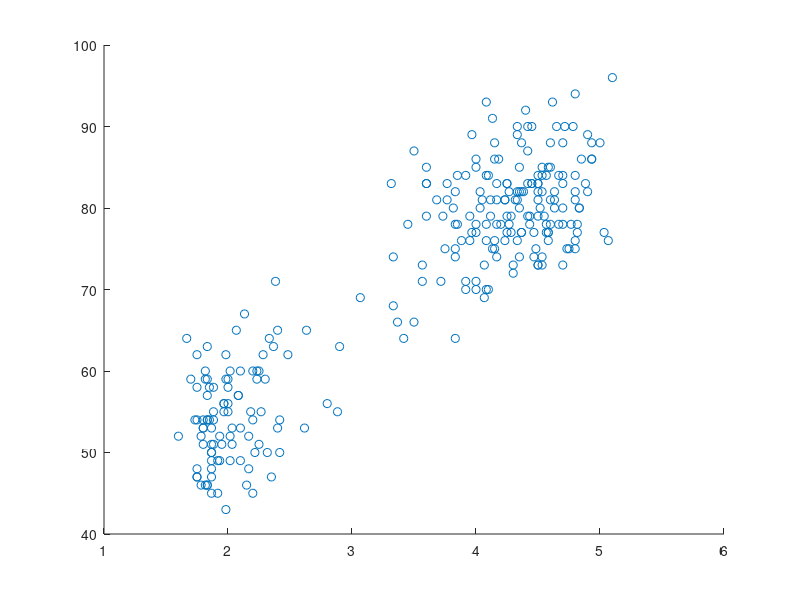

The MATLAB source for this figure:
x = [3.6, 1.8, 3.333, 2.283, 4.533, 2.883, 4.7, 3.6, 1.95, 4.35, 1.833, 3.917, 4.2, 1.75, 4.7, 2.167, 1.75, 4.8, 1.6, 4.25, 1.8, 1.75, 3.45, 3.067, 4.533, 3.6, 1.967, 4.083, 3.85, 4.433, 4.3, 4.467, 3.367, 4.033, 3.833, 2.017, 1.867, 4.833, 1.833, 4.783, 4.35, 1.883, 4.567, 1.75, 4.533, 3.317, 3.833, 2.1, 4.633, 2.0, 4.8, 4.716, 1.833, 4.833, 1.733, 4.883, 3.717, 1.667, 4.567, 4.317, 2.233, 4.5, 1.75, 4.8, 1.817, 4.4, 4.167, 4.7, 2.067, 4.7, 4.033, 1.967, 4.5, 4.0, 1.983, 5.067, 2.017, 4.567, 3.883, 3.6, 4.133, 4.333, 4.1, 2.633, 4.067, 4.933, 3.95, 4.517, 2.167, 4.0, 2.2, 4.333, 1.867, 4.817, 1.833, 4.3, 4.667, 3.75, 1.867, 4.9, 2.483, 4.367, 2.1, 4.5, 4.05, 1.867, 4.7, 1.783, 4.85, 3.683, 4.733, 2.3, 4.9, 4.417, 1.7, 4.633, 2.317, 4.6, 1.817, 4.417, 2.617, 4.067, 4.25, 1.967, 4.6, 3.767, 1.917, 4.5, 2.267, 4.65, 1.867, 4.167, 2.8, 4.333, 1.833, 4.383, 1.883, 4.933, 2.033, 3.733, 4.233, 2.233, 4.533, 4.817, 4.333, 1.983, 4.633, 2.017, 5.1, 1.8, 5.033, 4.0, 2.4, 4.6, 3.567, 4.0, 4.5, 4.083, 1.8, 3.967, 2.2, 4.15, 2.0, 3.833, 3.5, 4.583, 2.367, 5.0, 1.933, 4.617, 1.917, 2.083, 4.583, 3.333, 4.167, 4.333, 4.5, 2.417, 4.0, 4.167, 1.883, 4.583, 4.25, 3.767, 2.033, 4.433, 4.083, 1.833, 4.417, 2.183, 4.8, 1.833, 4.8, 4.1, 3.966, 4.233, 3.5, 4.366, 2.25, 4.667, 2.1, 4.35, 4.133, 1.867, 4.6, 1.783, 4.367, 3.85, 1.933, 4.5, 2.383, 4.7, 1.867, 3.833, 3.417, 4.233, 2.4, 4.8, 2.0, 4.15, 1.867, 4.267, 1.75, 4.483, 4.0, 4.117, 4.083, 4.267, 3.917, 4.55, 4.083, 2.417, 4.183, 2.217, 4.45, 1.883, 1.85, 4.283, 3.95, 2.333, 4.15, 2.35, 4.933, 2.9, 4.583, 3.833, 2.083, 4.367, 2.133, 4.35, 2.2, 4.45, 3.567, 4.5, 4.15, 3.817, 3.917, 4.45, 2.0, 4.283, 4.767, 4.533, 1.85, 4.25, 1.983, 2.25, 4.75, 4.117, 2.15, 4.417, 1.817, 4.467];
y = [79.0, 54.0, 74.0, 62.0, 85.0, 55.0, 88.0, 85.0, 51.0, 85.0, 54.0, 84.0, 78.0, 47.0, 83.0, 52.0, 62.0, 84.0, 52.0, 79.0, 51.0, 47.0, 78.0, 69.0, 74.0, 83.0, 55.0, 76.0, 78.0, 79.0, 73.0, 77.0, 66.0, 80.0, 74.0, 52.0, 48.0, 80.0, 59.0, 90.0, 80.0, 58.0, 84.0, 58.0, 73.0, 83.0, 64.0, 53.0, 82.0, 59.0, 75.0, 90.0, 54.0, 80.0, 54.0, 83.0, 71.0, 64.0, 77.0, 81.0, 59.0, 84.0, 48.0, 82.0, 60.0, 92.0, 78.0, 78.0, 65.0, 73.0, 82.0, 56.0, 79.0, 71.0, 62.0, 76.0, 60.0, 78.0, 76.0, 83.0, 75.0, 82.0, 70.0, 65.0, 73.0, 88.0, 76.0, 80.0, 48.0, 86.0, 60.0, 90.0, 50.0, 78.0, 63.0, 72.0, 84.0, 75.0, 51.0, 82.0, 62.0, 88.0, 49.0, 83.0, 81.0, 47.0, 84.0, 52.0, 86.0, 81.0, 75.0, 59.0, 89.0, 79.0, 59.0, 81.0, 50.0, 85.0, 59.0, 87.0, 53.0, 69.0, 77.0, 56.0, 88.0, 81.0, 45.0, 82.0, 55.0, 90.0, 45.0, 83.0, 56.0, 89.0, 46.0, 82.0, 51.0, 86.0, 53.0, 79.0, 81.0, 60.0, 82.0, 77.0, 76.0, 59.0, 80.0, 49.0, 96.0, 53.0, 77.0, 77.0, 65.0, 81.0, 71.0, 70.0, 81.0, 93.0, 53.0, 89.0, 45.0, 86.0, 58.0, 78.0, 66.0, 76.0, 63.0, 88.0, 52.0, 93.0, 49.0, 57.0, 77.0, 68.0, 81.0, 81.0, 73.0, 50.0, 85.0, 74.0, 55.0, 77.0, 83.0, 83.0, 51.0, 78.0, 84.0, 46.0, 83.0, 55.0, 81.0, 57.0, 76.0, 84.0, 77.0, 81.0, 87.0, 77.0, 51.0, 78.0, 60.0, 82.0, 91.0, 53.0, 78.0, 46.0, 77.0, 84.0, 49.0, 83.0, 71.0, 80.0, 49.0, 75.0, 64.0, 76.0, 53.0, 94.0, 55.0, 76.0, 50.0, 82.0, 54.0, 75.0, 78.0, 79.0, 78.0, 78.0, 70.0, 79.0, 70.0, 54.0, 86.0, 50.0, 90.0, 54.0, 54.0, 77.0, 79.0, 64.0, 75.0, 47.0, 86.0, 63.0, 85.0, 82.0, 57.0, 82.0, 67.0, 74.0, 54.0, 83.0, 73.0, 73.0, 88.0, 80.0, 71.0, 83.0, 56.0, 79.0, 78.0, 84.0, 58.0, 83.0, 43.0, 60.0, 75.0, 81.0, 46.0, 90.0, 46.0, 74.0];
scatter(x,y)